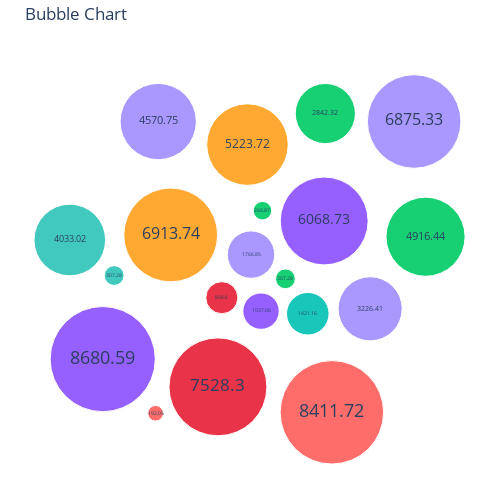

The notebook cell saved with this chart:
### Markdown cell above
### 📦 Packed Bubble Chart – Visualizing Proportions in a Compact Space

A **Packed Bubble Chart** is a great way to visualize **part-to-whole relationships** or **relative sizes** of different categories in a compact and visually engaging form.  
Each bubble represents a category, and its size reflects a specific numerical value, making it useful for:

- Comparing **proportions** at a glance  
- Representing **hierarchical** or grouped data  
- Exploring **distributions** where visual area matters more than exact values

This chart is especially useful when you want to present a **summary view** of many categories without relying on axes or precise scales.

### Code cell
import numpy as np
import pandas as pd
import plotly.graph_objects as go

class BubbleChartPlotly:
    def __init__(self, labels, area, colors, bubble_spacing=10, plot_diameter=500):
        self.labels = labels
        self.colors = colors
        self.area = np.asarray(area)
        self.plot_diameter = plot_diameter
        self.plot_radius = plot_diameter / 2.5
        self.bubble_spacing = bubble_spacing
        total_area = np.sum(self.area)
        max_allowed_area = (np.pi * (self.plot_radius ** 2)) * 0.6
        scale_factor = max_allowed_area / total_area
        self.scaled_area = self.area * scale_factor
        self.radii = np.sqrt(self.scaled_area / np.pi)
        self.bubbles = np.ones((len(area), 4))
        self.bubbles[:, 2] = self.radii
        self.bubbles[:, 3] = self.scaled_area
        self.maxstep = 2 * self.bubbles[:, 2].max() + self.bubble_spacing
        self.step_dist = self.maxstep / 2
        length = np.ceil(np.sqrt(len(self.bubbles)))
        grid = np.arange(length) * self.maxstep
        gx, gy = np.meshgrid(grid, grid)
        self.bubbles[:, 0] = gx.flatten()[:len(self.bubbles)]
        self.bubbles[:, 1] = gy.flatten()[:len(self.bubbles)]
        self.com = self.center_of_mass()

    def center_of_mass(self):
        return np.average(self.bubbles[:, :2], axis=0, weights=self.bubbles[:, 3])

    def center_distance(self, bubble, bubbles):
        return np.hypot(bubble[0] - bubbles[:, 0], bubble[1] - bubbles[:, 1])

    def outline_distance(self, bubble, bubbles):
        return self.center_distance(bubble, bubbles) - bubble[2] - bubbles[:, 2] - self.bubble_spacing

    def check_collisions(self, bubble, bubbles):
        distance = self.outline_distance(bubble, bubbles)
        return len(distance[distance < 0])

    def collides_with(self, bubble, bubbles):
        distance = self.outline_distance(bubble, bubbles)
        return np.argmin(distance, keepdims=True)

    def collapse(self, n_iterations=100):
        for _ in range(n_iterations):
            moves = 0
            for i in range(len(self.bubbles)):
                rest_bub = np.delete(self.bubbles, i, 0)
                dir_vec = self.com - self.bubbles[i, :2]
                norm = np.linalg.norm(dir_vec)
                if norm == 0:
                    continue
                dir_vec = dir_vec / norm
                new_point = self.bubbles[i, :2] + dir_vec * self.step_dist
                new_bubble = np.append(new_point, self.bubbles[i, 2:4])

                if not self.check_collisions(new_bubble, rest_bub):
                    self.bubbles[i, :] = new_bubble
                    self.com = self.center_of_mass()
                    moves += 1
                else:
                    for colliding in self.collides_with(new_bubble, rest_bub):
                        dir_vec = rest_bub[colliding, :2] - self.bubbles[i, :2]
                        norm = np.linalg.norm(dir_vec)
                        if norm == 0:
                            continue
                        dir_vec = dir_vec / norm
                        orth = np.array([dir_vec[1], -dir_vec[0]])
                        new_point1 = self.bubbles[i, :2] + orth * self.step_dist
                        new_point2 = self.bubbles[i, :2] - orth * self.step_dist
                        dist1 = self.center_distance(self.com, np.array([new_point1]))
                        dist2 = self.center_distance(self.com, np.array([new_point2]))
                        new_point = new_point1 if dist1 < dist2 else new_point2
                        new_bubble = np.append(new_point, self.bubbles[i, 2:4])
                        if not self.check_collisions(new_bubble, rest_bub):
                            self.bubbles[i, :] = new_bubble
                            self.com = self.center_of_mass()
            if moves / len(self.bubbles) < 0.05:
                self.step_dist /= 2

    def to_dataframe(self):
        return pd.DataFrame({
            'x': self.bubbles[:, 0],
            'y': self.bubbles[:, 1],
            'radius': self.bubbles[:, 2],
            'size': self.bubbles[:, 3],
            'label': self.labels,
            'color': self.colors
        })


def plot_bubble_chart_plotly(df, plot_diameter=500):
    chart = BubbleChartPlotly(
        labels=df['label'],
        area=df['size'],
        colors=df['color'],
        bubble_spacing=2,
        plot_diameter=plot_diameter
    )
    chart.collapse()
    df_bubbles = chart.to_dataframe()
    df_bubbles['size_px'] = df_bubbles['radius'] * 2

    fig = go.Figure()
    fig.add_trace(go.Scatter(
        x=df_bubbles['x'],
        y=df_bubbles['y'],
        mode='markers+text',
        marker=dict(
            size=df_bubbles['size_px'],
            color=df_bubbles['color'],     
            sizemode='diameter',
            opacity=0.9,
        ),
        text=df_bubbles['size'].round(2).astype(str),
        textposition='middle center',
        textfont=dict(
            size=np.clip(df_bubbles['size'] / df_bubbles['size'].max() * 20, 5, 18)
        ),
        hovertemplate=(
            '<b>%{customdata[0]}</b><br>' + 
            'Size: %{text}' +               
            '<extra></extra>'               
        ),
        customdata=df_bubbles[['label']],
    ))

    fig.update_layout(
        title='Bubble Chart',
        template='plotly_white',
        xaxis=dict(visible=False),
        yaxis=dict(visible=False),
        margin=dict(l=0, r=0, t=40, b=0),
        height=plot_diameter,
        width=plot_diameter
    )

    fig.show()

n_bubbles = 20
colors = ['#00C1B2','#FF5E5B','#A28DFF','#2EC4B6','#E71D36','#FF9F1C','#8A4FFF','#00CC66' ]
df = pd.DataFrame({
    'label': [f'Item {i}' for i in range(n_bubbles)],
    'size': np.random.randint(2, 250, n_bubbles),
    'color': np.random.choice(colors, n_bubbles)
})
plot_bubble_chart_plotly(df, plot_diameter=500)

### Figure 1 — Plotly figure (JSON) as saved in the notebook; plotly's stock layout.template omitted (floating-point values rounded to 4 significant figures)
{"data": [{"customdata": [["Item 0"], ["Item 1"], ["Item 2"], ["Item 3"], ["Item 4"], ["Item 5"], ["Item 6"], ["Item 7"], ["Item 8"], ["Item 9"], ["Item 10"], ["Item 11"], ["Item 12"], ["Item 13"], ["Item 14"], ["Item 15"], ["Item 16"], ["Item 17"], ["Item 18"], ["Item 19"]], "hovertemplate": "<b>%{customdata[0]}</b><br>Size: %{text}<extra></extra>", "marker": {"color": ["#FF5E5B", "#E71D36", "#8A4FFF", "#00C1B2", "#FF5E5B", "#2EC4B6", "#8A4FFF", "#A28DFF", "#00CC66", "#A28DFF", "#2EC4B6", "#FF9F1C", "#E71D36", "#8A4FFF", "#00CC66", "#A28DFF", "#00CC66", "#FF9F1C", "#00CC66", "#A28DFF"], "opacity": 0.9, "size": [15.64, 97.9, 36.34, 42.54, 103.5, 71.66, 105.1, 47.43, 19.78, 64.09, 19.78, 93.82, 32.05, 87.9, 79.12, 76.29, 18.5, 81.55, 60.16, 93.56], "sizemode": "diameter"}, "mode": "markers+text", "text": ["192.05", "7528.3", "1037.06", "1421.16", "8411.72", "4033.02", "8680.59", "1766.85", "307.28", "3226.41", "307.28", "6913.74", "806.6", "6068.73", "4916.44", "4570.75", "268.87", "5223.72", "2842.32", "6875.33"], "textfont": {"size": [5, 17.35, 5, 5, 18, 9.292, 18, 5, 5, 7.434, 5, 15.93, 5, 13.98, 11.33, 10.53, 5, 12.04, 6.549, 15.84]}, "textposition": "middle center", "type": "scatter", "x": [160.6, 215.8, 253.9, 295.3, 316.7, 84.66, 113.8, 245.1, 275.5, 350.5, 124.0, 174.0, 219.2, 309.9, 399.6, 162.9, 255.2, 241.9, 310.9, 389.5], "y": [69.94, 90.09, 147.7, 145.8, 70.68, 201.9, 111.2, 190.8, 172.3, 149.5, 174.9, 205.7, 158.0, 216.4, 204.4, 292.1, 224.2, 274.6, 298.2, 292.2]}], "layout": {"height": 500, "margin": {"b": 0, "l": 0, "r": 0, "t": 40}, "title": {"text": "Bubble Chart"}, "width": 500, "xaxis": {"visible": false}, "yaxis": {"visible": false}}}
